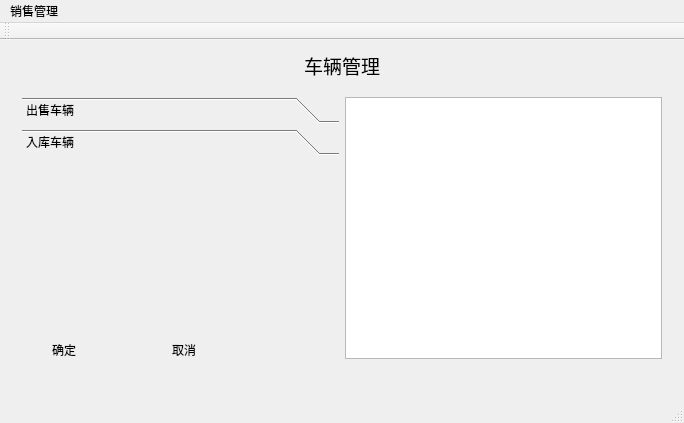
<?xml version="1.0" encoding="UTF-8"?>
<ui version="4.0">
 <class>MainWindow</class>
 <widget class="QMainWindow" name="MainWindow">
  <property name="geometry">
   <rect>
    <x>0</x>
    <y>0</y>
    <width>684</width>
    <height>423</height>
   </rect>
  </property>
  <property name="windowTitle">
   <string>MainWindow</string>
  </property>
  <widget class="QWidget" name="centralWidget">
   <layout class="QGridLayout" name="gridLayout_3">
    <item row="0" column="0">
     <layout class="QHBoxLayout" name="horizontalLayout">
      <item>
       <spacer name="horizontalSpacer">
        <property name="orientation">
         <enum>Qt::Horizontal</enum>
        </property>
        <property name="sizeHint" stdset="0">
         <size>
          <width>228</width>
          <height>20</height>
         </size>
        </property>
       </spacer>
      </item>
      <item>
       <widget class="QLabel" name="label">
        <property name="font">
         <font>
          <family>文泉驿等宽微米黑</family>
          <pointsize>14</pointsize>
         </font>
        </property>
        <property name="text">
         <string>车辆管理</string>
        </property>
       </widget>
      </item>
      <item>
       <spacer name="horizontalSpacer_2">
        <property name="orientation">
         <enum>Qt::Horizontal</enum>
        </property>
        <property name="sizeHint" stdset="0">
         <size>
          <width>228</width>
          <height>20</height>
         </size>
        </property>
       </spacer>
      </item>
     </layout>
    </item>
    <item row="1" column="0">
     <widget class="QStackedWidget" name="stackedWidget">
      <property name="currentIndex">
       <number>0</number>
      </property>
      <widget class="QWidget" name="car">
       <layout class="QGridLayout" name="gridLayout">
        <item row="0" column="0">
         <widget class="QToolBox" name="toolBox">
          <property name="currentIndex">
           <number>1</number>
          </property>
          <widget class="QWidget" name="page_3">
           <property name="geometry">
            <rect>
             <x>0</x>
             <y>0</y>
             <width>308</width>
             <height>228</height>
            </rect>
           </property>
           <attribute name="label">
            <string>出售车辆</string>
           </attribute>
           <layout class="QGridLayout" name="gridLayout_2">
            <item row="0" column="0">
             <widget class="QLabel" name="label_2">
              <property name="text">
               <string>厂家：</string>
              </property>
             </widget>
            </item>
            <item row="0" column="1">
             <widget class="QComboBox" name="changjiacomboBox">
              <property name="enabled">
               <bool>true</bool>
              </property>
              <property name="sizePolicy">
               <sizepolicy hsizetype="Preferred" vsizetype="Fixed">
                <horstretch>0</horstretch>
                <verstretch>0</verstretch>
               </sizepolicy>
              </property>
              <property name="minimumSize">
               <size>
                <width>50</width>
                <height>0</height>
               </size>
              </property>
              <property name="maximumSize">
               <size>
                <width>16777215</width>
                <height>16777215</height>
               </size>
              </property>
              <property name="sizeIncrement">
               <size>
                <width>0</width>
                <height>0</height>
               </size>
              </property>
              <property name="baseSize">
               <size>
                <width>0</width>
                <height>0</height>
               </size>
              </property>
             </widget>
            </item>
            <item row="0" column="2">
             <spacer name="horizontalSpacer_3">
              <property name="orientation">
               <enum>Qt::Horizontal</enum>
              </property>
              <property name="sizeHint" stdset="0">
               <size>
                <width>171</width>
                <height>18</height>
               </size>
              </property>
             </spacer>
            </item>
            <item row="1" column="0" colspan="3">
             <layout class="QHBoxLayout" name="horizontalLayout_4">
              <item>
               <widget class="QLabel" name="label_3">
                <property name="text">
                 <string>品牌：</string>
                </property>
               </widget>
              </item>
              <item>
               <widget class="QComboBox" name="pinpaicomboBox_2"/>
              </item>
              <item>
               <spacer name="horizontalSpacer_4">
                <property name="orientation">
                 <enum>Qt::Horizontal</enum>
                </property>
                <property name="sizeHint" stdset="0">
                 <size>
                  <width>86</width>
                  <height>20</height>
                 </size>
                </property>
               </spacer>
              </item>
             </layout>
            </item>
            <item row="2" column="0" colspan="3">
             <layout class="QHBoxLayout" name="horizontalLayout_5">
              <item>
               <widget class="QLabel" name="label_4">
                <property name="text">
                 <string>报价：</string>
                </property>
               </widget>
              </item>
              <item>
               <widget class="QLineEdit" name="baojialineEdit"/>
              </item>
              <item>
               <widget class="QLabel" name="label_5">
                <property name="text">
                 <string>RMB</string>
                </property>
               </widget>
              </item>
             </layout>
            </item>
            <item row="3" column="0" colspan="3">
             <layout class="QHBoxLayout" name="horizontalLayout_6">
              <item>
               <widget class="QLabel" name="label_6">
                <property name="text">
                 <string>数量：</string>
                </property>
               </widget>
              </item>
              <item>
               <widget class="QSpinBox" name="shuliangspinBox"/>
              </item>
              <item>
               <widget class="QLabel" name="label_7">
                <property name="text">
                 <string>剩余数量：</string>
                </property>
               </widget>
              </item>
              <item>
               <widget class="QLabel" name="label_8">
                <property name="text">
                 <string>20</string>
                </property>
               </widget>
              </item>
              <item>
               <spacer name="horizontalSpacer_8">
                <property name="orientation">
                 <enum>Qt::Horizontal</enum>
                </property>
                <property name="sizeHint" stdset="0">
                 <size>
                  <width>40</width>
                  <height>20</height>
                 </size>
                </property>
               </spacer>
              </item>
             </layout>
            </item>
            <item row="4" column="0" colspan="3">
             <layout class="QHBoxLayout" name="horizontalLayout_7">
              <item>
               <widget class="QLabel" name="label_9">
                <property name="text">
                 <string>金额：</string>
                </property>
               </widget>
              </item>
              <item>
               <widget class="QLineEdit" name="jinelineEdit_2"/>
              </item>
              <item>
               <widget class="QLabel" name="label_10">
                <property name="text">
                 <string>RMB</string>
                </property>
               </widget>
              </item>
              <item>
               <spacer name="horizontalSpacer_11">
                <property name="orientation">
                 <enum>Qt::Horizontal</enum>
                </property>
                <property name="sizeHint" stdset="0">
                 <size>
                  <width>40</width>
                  <height>20</height>
                 </size>
                </property>
               </spacer>
              </item>
             </layout>
            </item>
            <item row="5" column="0" colspan="3">
             <layout class="QHBoxLayout" name="horizontalLayout_2">
              <item>
               <spacer name="horizontalSpacer_7">
                <property name="orientation">
                 <enum>Qt::Horizontal</enum>
                </property>
                <property name="sizeHint" stdset="0">
                 <size>
                  <width>40</width>
                  <height>20</height>
                 </size>
                </property>
               </spacer>
              </item>
              <item>
               <widget class="QPushButton" name="pushButton">
                <property name="sizeIncrement">
                 <size>
                  <width>0</width>
                  <height>0</height>
                 </size>
                </property>
                <property name="text">
                 <string>确定</string>
                </property>
               </widget>
              </item>
              <item>
               <spacer name="horizontalSpacer_6">
                <property name="orientation">
                 <enum>Qt::Horizontal</enum>
                </property>
                <property name="sizeType">
                 <enum>QSizePolicy::Fixed</enum>
                </property>
                <property name="sizeHint" stdset="0">
                 <size>
                  <width>15</width>
                  <height>20</height>
                 </size>
                </property>
               </spacer>
              </item>
              <item>
               <widget class="QPushButton" name="pushButton_2">
                <property name="text">
                 <string>取消</string>
                </property>
               </widget>
              </item>
              <item>
               <spacer name="horizontalSpacer_5">
                <property name="orientation">
                 <enum>Qt::Horizontal</enum>
                </property>
                <property name="sizeHint" stdset="0">
                 <size>
                  <width>40</width>
                  <height>20</height>
                 </size>
                </property>
               </spacer>
              </item>
             </layout>
            </item>
           </layout>
          </widget>
          <widget class="QWidget" name="page_4">
           <property name="geometry">
            <rect>
             <x>0</x>
             <y>0</y>
             <width>321</width>
             <height>207</height>
            </rect>
           </property>
           <attribute name="label">
            <string>入库车辆</string>
           </attribute>
           <widget class="QLabel" name="label_12">
            <property name="geometry">
             <rect>
              <x>30</x>
              <y>180</y>
              <width>54</width>
              <height>18</height>
             </rect>
            </property>
            <property name="text">
             <string>确定</string>
            </property>
           </widget>
           <widget class="QLabel" name="label_13">
            <property name="geometry">
             <rect>
              <x>150</x>
              <y>180</y>
              <width>54</width>
              <height>18</height>
             </rect>
            </property>
            <property name="text">
             <string>取消</string>
            </property>
           </widget>
          </widget>
         </widget>
        </item>
        <item row="0" column="1">
         <widget class="QTextEdit" name="textEdit">
          <property name="readOnly">
           <bool>true</bool>
          </property>
         </widget>
        </item>
       </layout>
      </widget>
      <widget class="QWidget" name="calc">
       <layout class="QHBoxLayout" name="horizontalLayout_3">
        <item>
         <widget class="QLabel" name="label_11">
          <property name="text">
           <string>TextLabel</string>
          </property>
         </widget>
        </item>
       </layout>
      </widget>
     </widget>
    </item>
    <item row="2" column="0">
     <spacer name="horizontalSpacer_10">
      <property name="orientation">
       <enum>Qt::Horizontal</enum>
      </property>
      <property name="sizeHint" stdset="0">
       <size>
        <width>547</width>
        <height>20</height>
       </size>
      </property>
     </spacer>
    </item>
   </layout>
   <zorder>stackedWidget</zorder>
   <zorder>horizontalSpacer_10</zorder>
  </widget>
  <widget class="QMenuBar" name="menuBar">
   <property name="geometry">
    <rect>
     <x>0</x>
     <y>0</y>
     <width>684</width>
     <height>24</height>
    </rect>
   </property>
   <widget class="QMenu" name="menu">
    <property name="title">
     <string>销售管理</string>
    </property>
    <addaction name="actioncar"/>
    <addaction name="actioncalc"/>
   </widget>
   <addaction name="menu"/>
  </widget>
  <widget class="QToolBar" name="mainToolBar">
   <attribute name="toolBarArea">
    <enum>TopToolBarArea</enum>
   </attribute>
   <attribute name="toolBarBreak">
    <bool>false</bool>
   </attribute>
  </widget>
  <widget class="QStatusBar" name="statusBar"/>
  <action name="actioncar">
   <property name="text">
    <string>车辆管理</string>
   </property>
  </action>
  <action name="actioncalc">
   <property name="text">
    <string>统计信息</string>
   </property>
  </action>
 </widget>
 <layoutdefault spacing="6" margin="11"/>
 <resources/>
 <connections/>
</ui>
